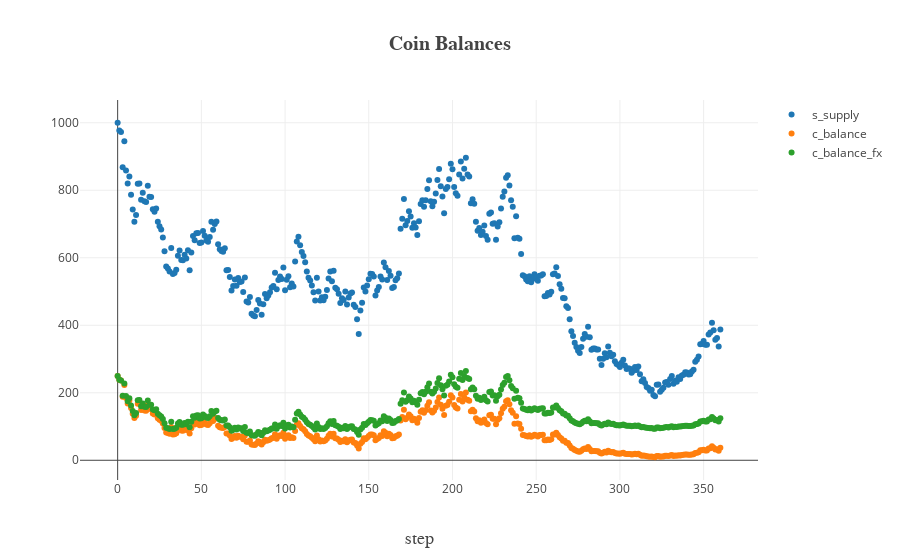

Notebook source saved alongside this figure:
### Code cell
# s_supply and c_balance
results_df['contracted_s_tokens'] = -np.nancumsum(results_df['delta_s'])
results_df['contracted_s_tokens_value'] = results_df['contracted_s_tokens'] * results_df['fx_rate_exchange']
results_df['connector_value'] = results_df['c_balance']
iplot_dict = plotly_from_df(results_df[['s_supply', 'c_balance', 'c_balance_fx']], title='Coin Balances', xlabel='step')
plotly.offline.iplot(iplot_dict)

### Figure 1 — Plotly figure (JSON) as saved in the notebook; plotly's stock layout.template omitted (floating-point values rounded to 4 significant figures; data arrays with more than 128 entries replaced by an {"elided": "..."} marker saying what was removed)
{"data": [{"mode": "markers", "name": "s_supply", "type": "scatter", "uid": "05d4d979-33a3-4de4-8a93-48ae40b6c6cb", "visible": true, "x": {"elided": "361 int values"}, "y": {"elided": "361 float values"}}, {"mode": "markers", "name": "c_balance", "type": "scatter", "uid": "8d7de6e3-c4d9-4e59-b1f7-7066280f7868", "visible": true, "x": {"elided": "361 int values"}, "y": {"elided": "361 float values"}}, {"mode": "markers", "name": "c_balance_fx", "type": "scatter", "uid": "0c230541-f285-4627-826a-0b19100c7b3a", "visible": true, "x": {"elided": "361 int values"}, "y": {"elided": "361 float values"}}], "layout": {"title": "<b>Coin Balances</b>", "titlefont": {"family": "Computer Modern", "size": 20}, "width": 900, "xaxis": {"title": "step", "titlefont": {"family": "Computer Modern", "size": 18}}, "yaxis": {"autorange": true, "title": "", "titlefont": {"family": "Computer Modern", "size": 18}, "type": "linear"}}}
